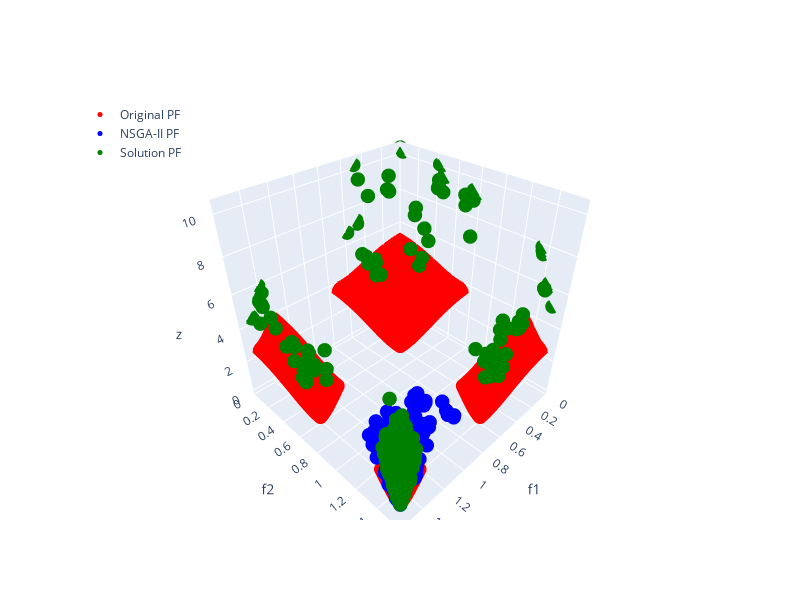
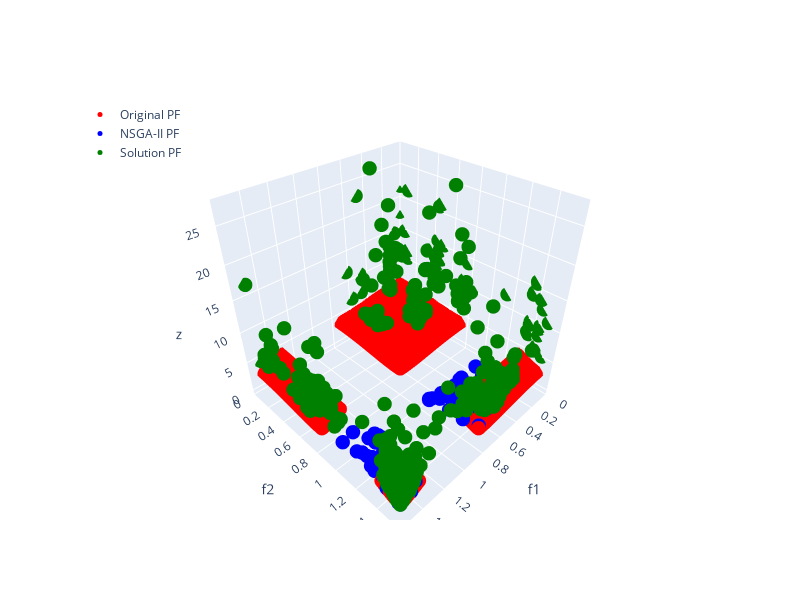

The code cell stored with these charts, in order, in its notebook:
### Markdown cell above
### MW14

### Code cell
problem = get_problem("mw14")
start = time.time()

ea_mw14 = SoftMajo(problem, p_cross=0.9, p_mut=0.05, population_size=1000, generations=10, 
              crossover_method="sbx", mutation_method="pm", selection_method="tournament_by_rank_and_crowding",
              elitism=True, selection_approach="pareto_front")
final_population, final_fitness = ea_mw14.evolve()

minutos, segundos = divmod(time.time()-start, 60)
print(f"*******Tiempo evolución: {int(minutos)} minutos y {segundos:.2f} segundos*******")

pareto_population, pareto_fitness = ea_mw14.calculate_pareto_front(final_population, final_fitness)
plot_comparison(pareto_fitness, problem, with_nsga2=True)
plot_comparison(final_fitness, problem, with_nsga2=True)
